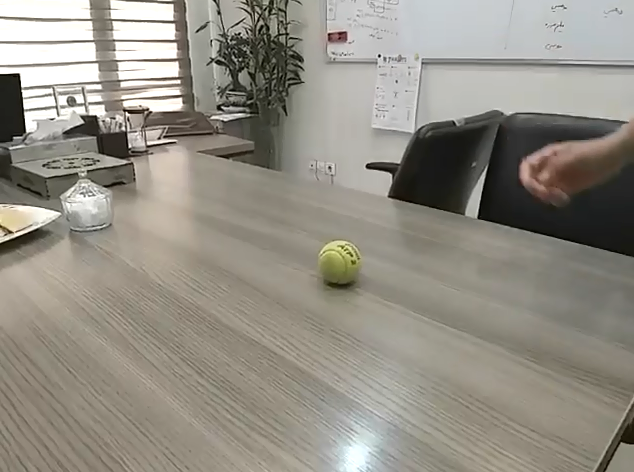
#> input picture lessons/opencv 2nd session/ball.png, 634 x 472 px
$ python 1.py
#> lines starting #> are read from the running program, lines starting #| are printed output that depends on the picture; after the words box and inside, x2 and y2 are one past the last pixel; in counts of white or black regions, pixels touching at a corner belong together
""" indirect way of getting binary image
colored image -> gray -> binary """

import cv2

img = cv2.imread("ball.png")
#> img is the input picture: shape (472, 634, 3); mean B, G, R 133.2, 143, 147.1
gray = cv2.cvtColor(img, cv2.COLOR_BGR2GRAY) # converts the color to other types -> (image matrix, type of convertion)

T, thresh = cv2.threshold(gray, 200, 255, cv2.THRESH_BINARY) # -> (gray input image matrix, range:int, maximum -> what will be the balck color, range type) --> returns
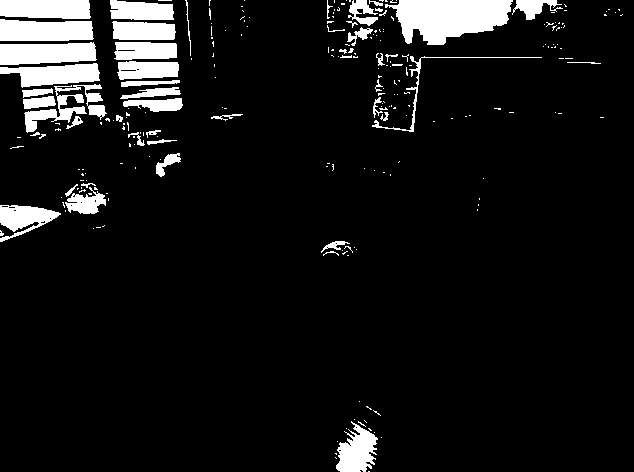
#> thresh: shape (472, 634); 8.3% white; 240 white regions (191 under 20 px), largest, box (x1, y1, x2, y2) and area: (385, 0, 513, 45) 3922, (0, 42, 97, 65) 1857, (0, 19, 94, 41) 1824
#                                         cv2.THRESH_BINARY -> just thresh binary
#                                         cv2.THRESH_BINARY_INV -> inverses the thresh binary
cv2.imshow("window", thresh)
cv2.waitKey(0)
cv2.destroyAllWindows()
